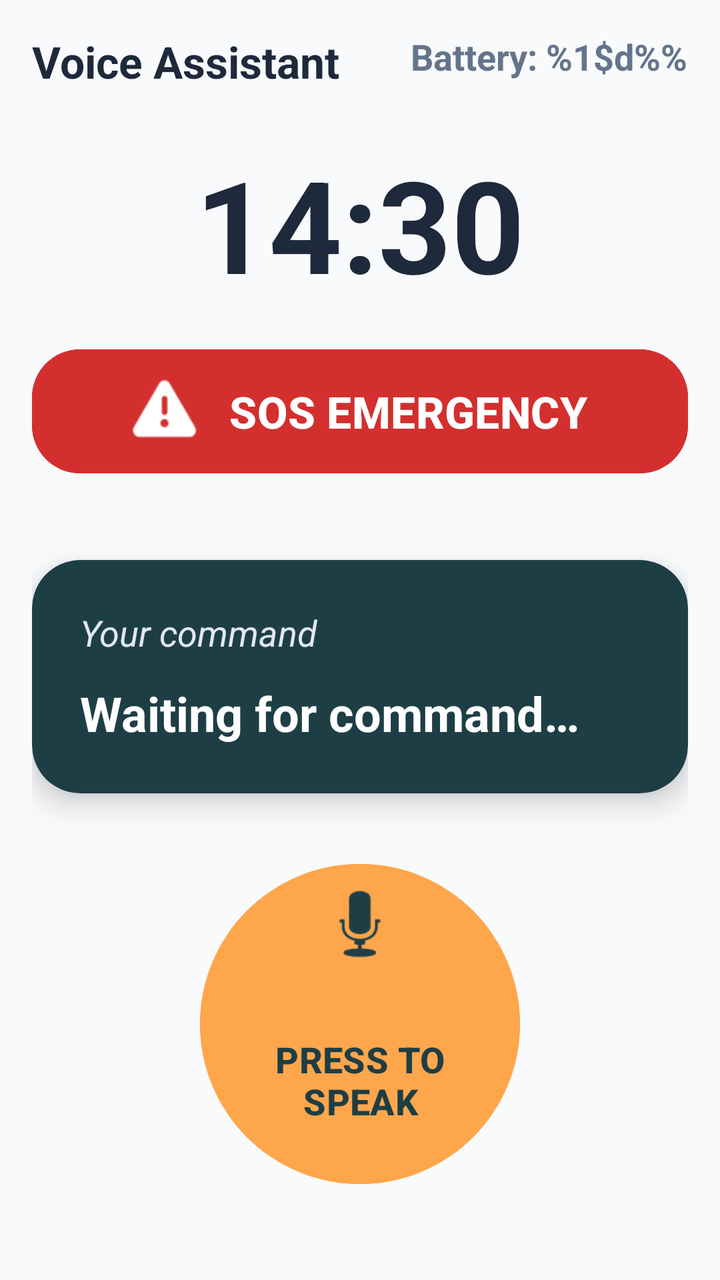
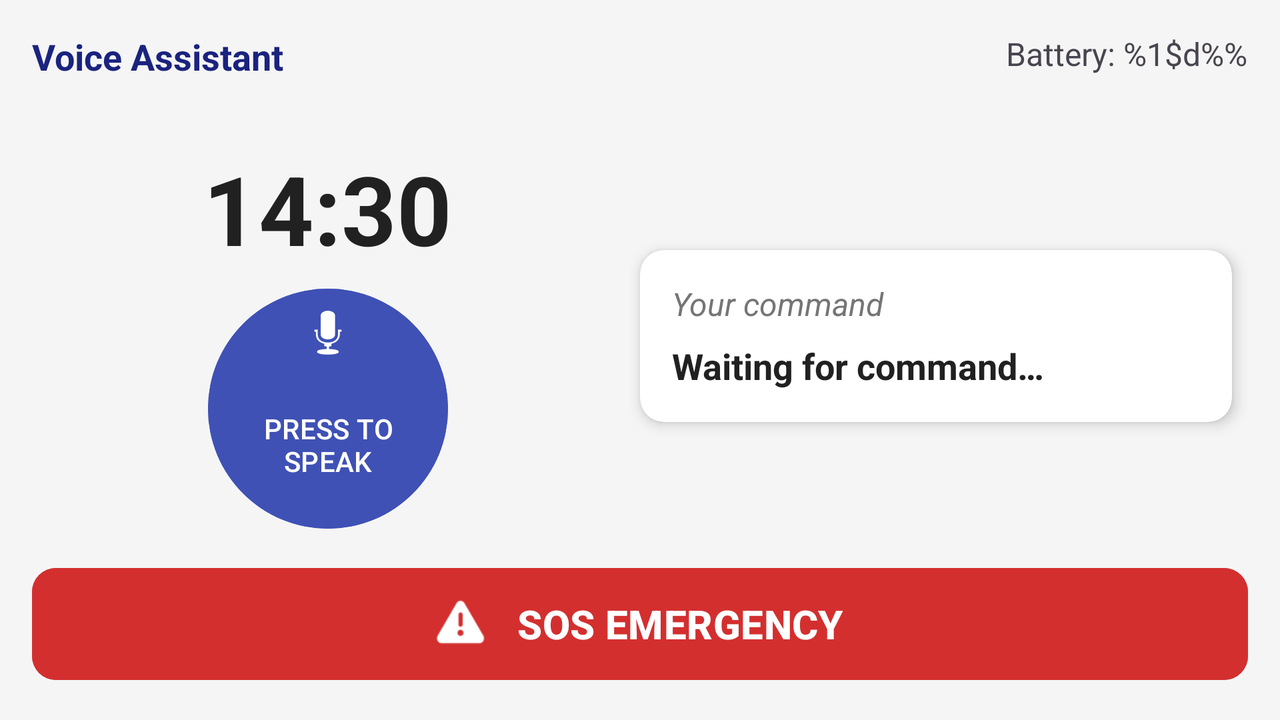

Two renders of one Android screen. The first uses the default layout on a phone; the second uses the alternative layout the repository ships for a different screen configuration, on a matching device. The two XML files are below.
<!-- AndroidManifest.xml: application theme Theme.VoiceAssistant -->
<!-- res/layout/fragment_home.xml -->
<?xml version="1.0" encoding="utf-8"?>
<androidx.constraintlayout.widget.ConstraintLayout xmlns:android="http://schemas.android.com/apk/res/android"
    xmlns:app="http://schemas.android.com/apk/res-auto"
    android:layout_width="match_parent"
    android:layout_height="match_parent"
    android:background="@color/background"
    android:padding="16dp">

    <TextView
        android:id="@+id/tv_status"
        android:layout_width="wrap_content"
        android:layout_height="wrap_content"
        android:text="@string/status_title"
        android:textColor="@color/text_primary"
        android:textSize="22sp"
        android:textStyle="bold"
        app:layout_constraintStart_toStartOf="parent"
        app:layout_constraintTop_toTopOf="parent" />

    <TextView
        android:id="@+id/tv_battery"
        android:layout_width="wrap_content"
        android:layout_height="wrap_content"
        android:text="@string/battery_status"
        android:textColor="@color/text_secondary"
        android:textSize="18sp"
        android:textStyle="bold"
        app:layout_constraintEnd_toEndOf="parent"
        app:layout_constraintTop_toTopOf="parent" />

    <TextView
        android:id="@+id/tv_time"
        android:layout_width="wrap_content"
        android:layout_height="wrap_content"
        android:layout_marginTop="24dp"
        android:text="14:30"
        android:textColor="@color/text_primary"
        android:textSize="64sp"
        android:textStyle="bold"
        app:layout_constraintEnd_toEndOf="parent"
        app:layout_constraintStart_toStartOf="parent"
        app:layout_constraintTop_toBottomOf="@id/tv_status" />

    <com.google.android.material.button.MaterialButton
        android:id="@+id/btn_sos"
        android:layout_width="match_parent"
        android:layout_height="70dp"
        android:layout_marginTop="16dp"
        android:backgroundTint="@color/sos_red"
        android:text="@string/sos_button"
        android:textSize="22sp"
        android:textStyle="bold"
        app:cornerRadius="24dp"
        app:icon="@android:drawable/ic_dialog_alert"
        app:iconGravity="textStart"
        app:iconPadding="16dp"
        app:iconSize="32dp"
        app:layout_constraintTop_toBottomOf="@id/tv_time" />

    <androidx.cardview.widget.CardView
        android:id="@+id/cv_result"
        android:layout_width="match_parent"
        android:layout_height="wrap_content"
        android:layout_marginTop="24dp"
        app:cardBackgroundColor="@color/primary"
        app:cardCornerRadius="24dp"
        app:cardElevation="8dp"
        app:layout_constraintBottom_toTopOf="@id/btn_micro"
        app:layout_constraintTop_toBottomOf="@id/btn_sos"
        app:layout_constraintVertical_bias="0.3">

        <LinearLayout
            android:layout_width="match_parent"
            android:layout_height="wrap_content"
            android:orientation="vertical"
            android:padding="24dp">

            <TextView
                android:id="@+id/tv_command"
                android:layout_width="wrap_content"
                android:layout_height="wrap_content"
                android:text="@string/command_hint"
                android:textColor="#E2E8F0"
                android:textSize="18sp"
                android:textStyle="italic" />

            <TextView
                android:id="@+id/tv_response"
                android:layout_width="wrap_content"
                android:layout_height="wrap_content"
                android:layout_marginTop="12dp"
                android:text="@string/response_hint"
                android:textColor="@color/white"
                android:textSize="24sp"
                android:textStyle="bold" />
        </LinearLayout>
    </androidx.cardview.widget.CardView>

    <com.google.android.material.button.MaterialButton
        android:id="@+id/btn_micro"
        android:layout_width="160dp"
        android:layout_height="160dp"
        android:layout_marginBottom="32dp"
        android:backgroundTint="@color/accent"
        android:insetLeft="0dp"
        android:insetTop="0dp"
        android:insetRight="0dp"
        android:insetBottom="0dp"
        android:text="@string/press_to_speak"
        android:textColor="@color/primary"
        android:textSize="18sp"
        android:textStyle="bold"
        app:cornerRadius="80dp"
        app:icon="@android:drawable/ic_btn_speak_now"
        app:iconGravity="top"
        app:iconPadding="8dp"
        app:iconSize="48dp"
        app:iconTint="@color/primary"
        app:layout_constraintBottom_toBottomOf="parent"
        app:layout_constraintEnd_toEndOf="parent"
        app:layout_constraintStart_toStartOf="parent" />

</androidx.constraintlayout.widget.ConstraintLayout>
<!-- resources referenced by this layout -->
<resources>
  <color name="accent">#FEA64C</color>
  <color name="background">#F8FAFC</color>
  <color name="primary">#1E3E45</color>
  <color name="sos_red">#D32F2F</color>
  <color name="text_primary">#1E293B</color>
  <color name="text_secondary">#64748B</color>
  <color name="white">#FFFFFFFF</color>
  <string name="battery_status">Battery: %1$d%%</string>
  <string name="command_hint">"Your command"</string>
  <string name="press_to_speak">PRESS TO SPEAK</string>
  <string name="response_hint">Waiting for command…</string>
  <string name="sos_button">SOS EMERGENCY</string>
  <string name="status_title">Voice Assistant</string>
  <style name="Theme.VoiceAssistant" parent="Base.Theme.VoiceAssistant" />
  <style name="Base.Theme.VoiceAssistant" parent="Theme.Material3.Light.NoActionBar">
          <item name="colorPrimary">@color/primary</item>
          <item name="colorPrimaryDark">@color/primary_dark</item>
          <item name="colorAccent">@color/accent</item>
          <item name="android:windowBackground">@color/background</item>
          <item name="android:textColorPrimary">@color/text_primary</item>
          <item name="android:textColorSecondary">@color/text_secondary</item>
  
          <item name="colorSecondary">@color/secondary</item>
          <item name="android:navigationBarColor">@color/white</item>
          <item name="android:statusBarColor">@color/primary</item>
      </style>
  <color name="primary_dark">#132A2F</color>
  <color name="secondary">#FFF4E6</color>
</resources>
<!-- res/layout-land/fragment_home.xml (the repository's variant of the layout above) -->
<!-- drawn on the phone turned sideways -->
<?xml version="1.0" encoding="utf-8"?>
<androidx.constraintlayout.widget.ConstraintLayout xmlns:android="http://schemas.android.com/apk/res/android"
    xmlns:app="http://schemas.android.com/apk/res-auto"
    android:layout_width="match_parent"
    android:layout_height="match_parent"
    android:background="#F5F5F5"
    android:padding="16dp">

    <TextView
        android:id="@+id/tv_status"
        android:layout_width="wrap_content"
        android:layout_height="wrap_content"
        android:text="@string/status_title"
        android:textColor="#1A237E"
        android:textSize="18sp"
        android:textStyle="bold"
        app:layout_constraintStart_toStartOf="parent"
        app:layout_constraintTop_toTopOf="parent" />

    <TextView
        android:id="@+id/tv_battery"
        android:layout_width="wrap_content"
        android:layout_height="wrap_content"
        android:text="@string/battery_status"
        android:textSize="16sp"
        app:layout_constraintEnd_toEndOf="parent"
        app:layout_constraintTop_toTopOf="parent" />

    <LinearLayout
        android:layout_width="0dp"
        android:layout_height="0dp"
        android:layout_marginTop="16dp"
        android:orientation="horizontal"
        app:layout_constraintBottom_toTopOf="@id/btn_sos"
        app:layout_constraintEnd_toEndOf="parent"
        app:layout_constraintStart_toStartOf="parent"
        app:layout_constraintTop_toBottomOf="@id/tv_status">

        <LinearLayout
            android:layout_width="0dp"
            android:layout_height="match_parent"
            android:layout_weight="1"
            android:gravity="center"
            android:orientation="vertical">

            <TextView
                android:id="@+id/tv_time"
                android:layout_width="wrap_content"
                android:layout_height="wrap_content"
                android:text="14:30"
                android:textColor="#212121"
                android:textSize="48sp"
                android:textStyle="bold" />

            <com.google.android.material.button.MaterialButton
                android:id="@+id/btn_micro"
                android:layout_width="120dp"
                android:layout_height="120dp"
                android:layout_marginTop="8dp"
                android:backgroundTint="#3F51B5"
                android:insetLeft="0dp"
                android:insetTop="0dp"
                android:insetRight="0dp"
                android:insetBottom="0dp"
                android:text="@string/press_to_speak"
                android:textSize="14sp"
                app:cornerRadius="60dp"
                app:icon="@android:drawable/ic_btn_speak_now"
                app:iconGravity="top"
                app:iconPadding="4dp"
                app:iconSize="32dp" />
        </LinearLayout>

        <androidx.cardview.widget.CardView
            android:id="@+id/cv_result"
            android:layout_width="0dp"
            android:layout_height="wrap_content"
            android:layout_gravity="center_vertical"
            android:layout_margin="8dp"
            android:layout_weight="1"
            app:cardCornerRadius="12dp"
            app:cardElevation="4dp">

            <LinearLayout
                android:layout_width="match_parent"
                android:layout_height="wrap_content"
                android:orientation="vertical"
                android:padding="16dp">

                <TextView
                    android:id="@+id/tv_command"
                    android:layout_width="wrap_content"
                    android:layout_height="wrap_content"
                    android:text="@string/command_hint"
                    android:textColor="#757575"
                    android:textSize="16sp"
                    android:textStyle="italic" />

                <TextView
                    android:id="@+id/tv_response"
                    android:layout_width="wrap_content"
                    android:layout_height="wrap_content"
                    android:layout_marginTop="8dp"
                    android:text="@string/response_hint"
                    android:textColor="#212121"
                    android:textSize="18sp"
                    android:textStyle="bold" />
            </LinearLayout>
        </androidx.cardview.widget.CardView>
    </LinearLayout>

    <com.google.android.material.button.MaterialButton
        android:id="@+id/btn_sos"
        android:layout_width="match_parent"
        android:layout_height="64dp"
        android:backgroundTint="#D32F2F"
        android:text="@string/sos_button"
        android:textSize="20sp"
        android:textStyle="bold"
        app:cornerRadius="12dp"
        app:icon="@android:drawable/ic_dialog_alert"
        app:iconGravity="textStart"
        app:iconPadding="16dp"
        app:iconSize="24dp"
        app:layout_constraintBottom_toBottomOf="parent" />

</androidx.constraintlayout.widget.ConstraintLayout>
<!-- resources referenced by the variant -->
<!-- as the phone turned sideways resolves them -->
<resources>
  <string name="battery_status">Battery: %1$d%%</string>
  <string name="command_hint">"Your command"</string>
  <string name="press_to_speak">PRESS TO SPEAK</string>
  <string name="response_hint">Waiting for command…</string>
  <string name="sos_button">SOS EMERGENCY</string>
  <string name="status_title">Voice Assistant</string>
  <style name="Theme.VoiceAssistant" parent="Base.Theme.VoiceAssistant" />
  <style name="Base.Theme.VoiceAssistant" parent="Theme.Material3.Light.NoActionBar">
          <item name="colorPrimary">@color/primary</item>
          <item name="colorPrimaryDark">@color/primary_dark</item>
          <item name="colorAccent">@color/accent</item>
          <item name="android:windowBackground">@color/background</item>
          <item name="android:textColorPrimary">@color/text_primary</item>
          <item name="android:textColorSecondary">@color/text_secondary</item>
  
          <item name="colorSecondary">@color/secondary</item>
          <item name="android:navigationBarColor">@color/white</item>
          <item name="android:statusBarColor">@color/primary</item>
      </style>
  <color name="primary">#1E3E45</color>
  <color name="primary_dark">#132A2F</color>
  <color name="accent">#FEA64C</color>
  <color name="background">#F8FAFC</color>
  <color name="text_primary">#1E293B</color>
  <color name="text_secondary">#64748B</color>
  <color name="secondary">#FFF4E6</color>
  <color name="white">#FFFFFFFF</color>
</resources>
